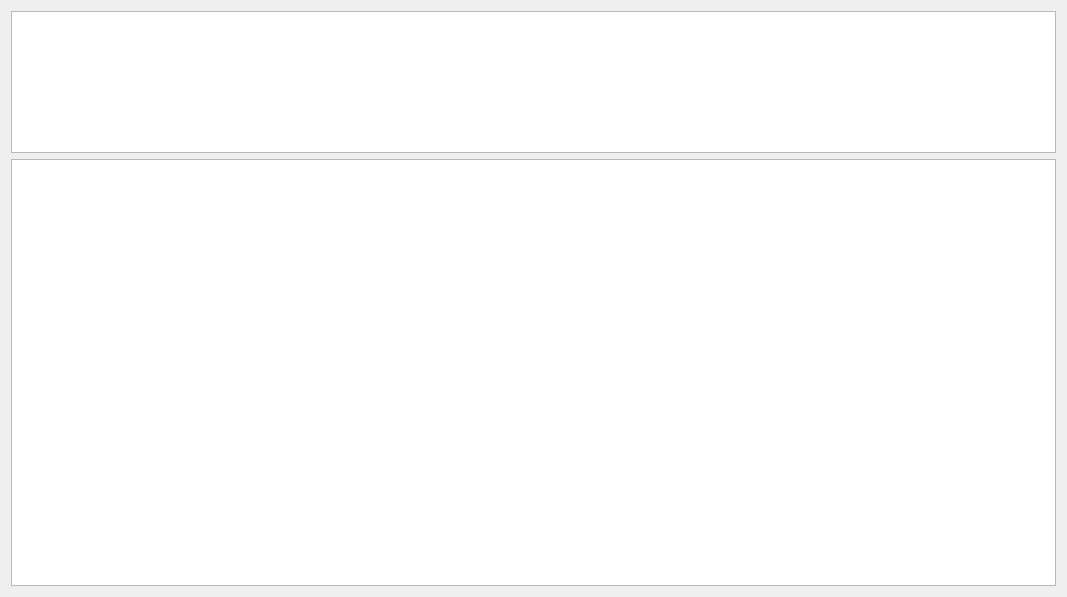
<?xml version="1.0" encoding="UTF-8"?>
<ui version="4.0">
 <class>EmsInfo</class>
 <widget class="QWidget" name="EmsInfo">
  <property name="geometry">
   <rect>
    <x>0</x>
    <y>0</y>
    <width>1067</width>
    <height>597</height>
   </rect>
  </property>
  <property name="windowTitle">
   <string>Tunable Memory</string>
  </property>
  <layout class="QVBoxLayout" name="verticalLayout_6">
   <item>
    <layout class="QVBoxLayout" name="verticalLayout_2" stretch="1,3">
     <item>
      <layout class="QHBoxLayout" name="horizontalLayout_4" stretch="2">
       <item>
        <layout class="QVBoxLayout" name="verticalLayout">
         <item>
          <widget class="QTableWidget" name="tableWidget"/>
         </item>
        </layout>
       </item>
      </layout>
     </item>
     <item>
      <widget class="QTableWidget" name="locationIdInfoTableWidget"/>
     </item>
    </layout>
   </item>
  </layout>
 </widget>
 <resources/>
 <connections/>
</ui>
